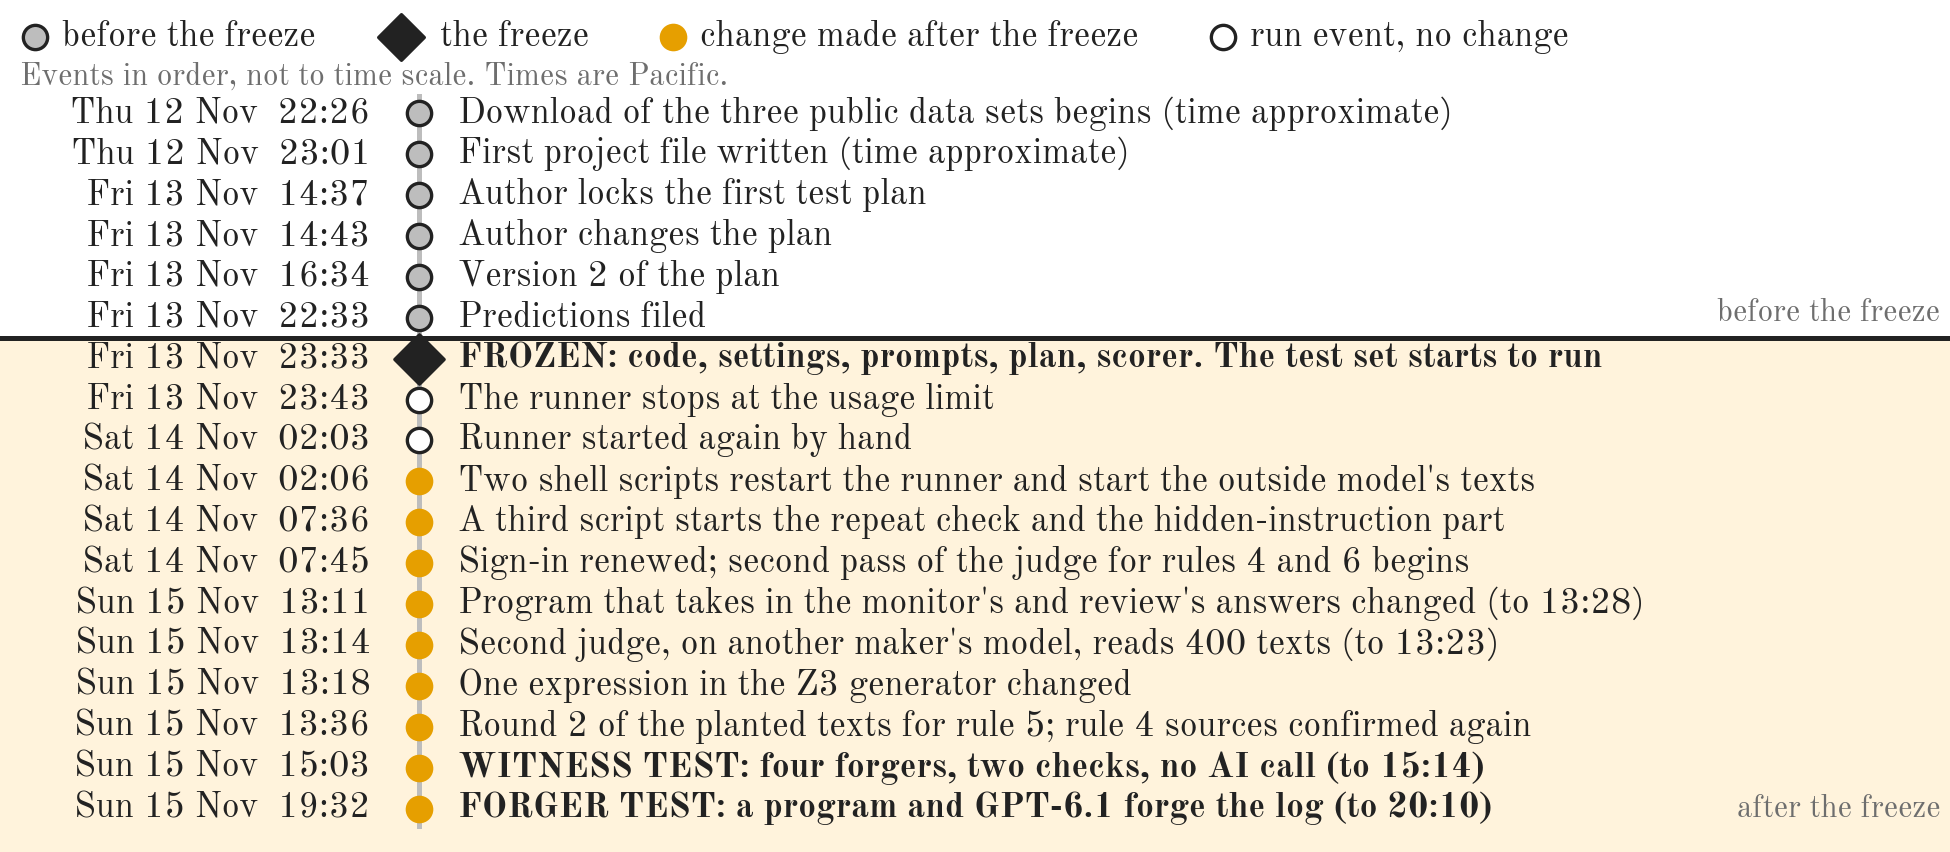

This chart was generated by the following Python code:
"""Figure G1: from the first download of data to the forger test. Events in order (not to time scale).
Every clock time is one written in appendix/H_before_kickoff.md, appendix/G_changes_after_freeze.md
or night/night_notes.md; the script checks that each time string appears in the file named for the
event, and that the events are in time order. Times are Pacific. Events with no written time are
left out (version 3 of the plan "that evening", the kickoff talk, which is given in UTC only).
"""
import os
import re
import sys

import style
from matplotlib.lines import Line2D
import matplotlib.pyplot as plt

style.apply()
RW = os.path.abspath(os.path.join(style.HERE, ".."))
ROOT = os.path.abspath(os.path.join(RW, ".."))
FILES = {"H": os.path.join(RW, "appendix", "H_before_kickoff.md"),
         "G": os.path.join(RW, "appendix", "G_changes_after_freeze.md"),
         "N": os.path.join(ROOT, "night", "night_notes.md")}
TEXT = {k: open(v, encoding="utf-8").read() for k, v in FILES.items()}

BEFORE, FREEZE, CHANGE, RUN = "before", "freeze", "change", "run"
# (day, clock for the label, kind, text, file, substrings that must appear in that file, sort key hh:mm)
EV = [
    ("Thu 12 Nov", "22:26", BEFORE, "Download of the three public data sets begins (time approximate)", "H", ["Thu 12 Nov 2026 at about 22:26"]),
    ("Thu 12 Nov", "23:01", BEFORE, "First project file written (time approximate)", "H", ["about 23:01"]),
    ("Fri 13 Nov", "14:37", BEFORE, "Author locks the first test plan", "H", ["14:37 Pacific"]),
    ("Fri 13 Nov", "14:43", BEFORE, "Author changes the plan", "H", ["changed it at 14:43"]),
    ("Fri 13 Nov", "16:34", BEFORE, "Version 2 of the plan", "H", ["version 2 followed at 16:34"]),
    ("Fri 13 Nov", "22:33", BEFORE, "Predictions filed", "F", ["Fri 13 Nov at 22:33"]),
    ("Fri 13 Nov", "23:33", FREEZE, "FROZEN: code, settings, prompts, plan, scorer. The test set starts to run", "G", ["Fri 13 Nov, 23:33"]),
    ("Fri 13 Nov", "23:43", RUN, "The runner stops at the usage limit", "N", ["Fri 13 Nov 23:43"]),
    ("Sat 14 Nov", "02:03", RUN, "Runner started again by hand", "N", ["Sat 14 Nov 02:03"]),
    ("Sat 14 Nov", "02:06", CHANGE, "Two shell scripts restart the runner and start the outside model's texts", "G", ["Sat 14 Nov 02:06"]),
    ("Sat 14 Nov", "07:36", CHANGE, "A third script starts the repeat check and the hidden-instruction part", "G", ["07:36 to 07:45"]),
    ("Sat 14 Nov", "07:45", CHANGE, "Sign-in renewed; second pass of the judge for rules 4 and 6 begins", "G", ["from 07:45", "renewed at 07:45"]),
    ("Sun 15 Nov", "13:11", CHANGE, "Program that takes in the monitor's and review's answers changed (to 13:28)", "G", ["13:11 to 13:28"]),
    ("Sun 15 Nov", "13:14", CHANGE, "Second judge, on another maker's model, reads 400 texts (to 13:23)", "G", ["Sun 15 Nov 13:14 to 13:23"]),
    ("Sun 15 Nov", "13:18", CHANGE, "One expression in the Z3 generator changed", "G", ["Sun 15 Nov 13:18"]),
    ("Sun 15 Nov", "13:36", CHANGE, "Round 2 of the planted texts for rule 5; rule 4 sources confirmed again", "G", ["from 13:36"]),
    ("Sun 15 Nov", "15:03", CHANGE, "WITNESS TEST: four forgers, two checks, no AI call (to 15:14)", "G", ["15:03 to 15:14"]),
    ("Sun 15 Nov", "19:32", CHANGE, "FORGER TEST: a program and GPT-6.1 forge the log (to 20:10)", "G", ["Sun 15 Nov 19:32 to 20:10"]),
]
TEXT["F"] = open(os.path.join(RW, "appendix", "F_predictions.md"), encoding="utf-8").read()
DAYS = {"Thu 12 Nov": 0, "Fri 13 Nov": 1, "Sat 14 Nov": 2, "Sun 15 Nov": 3}
prev = -1
for day, clock, kind, text, src, subs in EV:
    for s in subs:
        if s not in TEXT[src]:
            sys.exit(f"time not found in {src}: {s!r} for {text!r}")
    h, m = map(int, clock.split(":"))
    t = DAYS[day] * 1440 + h * 60 + m
    if t < prev:
        sys.exit(f"events out of order at {day} {clock}")
    prev = t
if sum(1 for e in EV if e[2] == FREEZE) != 1:
    sys.exit("exactly one freeze expected")
# the freeze is the 23:33 event and every change comes after it
fi = [i for i, e in enumerate(EV) if e[2] == FREEZE][0]
if any(e[2] in (CHANGE, RUN) for e in EV[:fi]) or any(e[2] == BEFORE for e in EV[fi + 1:]):
    sys.exit("kinds not consistent with the freeze")

# neutral colours for time: blue and vermillion mean outcomes in the other figures
COL = {BEFORE: style.LIGHT, FREEZE: style.INK, CHANGE: "#E69F00", RUN: "white"}
fig = plt.figure(figsize=(style.WIDTH_IN, 2.84))
ax = fig.add_axes([0, 0, 1, 1])
ax.set_xlim(0, 1)
ax.set_ylim(0, 1)
ax.axis("off")
n = len(EV)
TOP, ROW = 0.867, 0.048
RAIL = 0.215
xt = 0.19    # right edge of the time labels
ys = [TOP - i * ROW for i in range(n)]
ax.add_line(Line2D([RAIL, RAIL], [ys[0] + 0.02, ys[-1] - 0.02], color=style.LIGHT, lw=1.2, zorder=1))
for (day, clock, kind, text, src, subs), y in zip(EV, ys):
    ax.text(xt, y, f"{day[:3]} {day[4:]}  {clock}", ha="right", va="center", fontsize=style.LABEL, color=style.INK)
    ax.scatter([RAIL], [y], s=34 if kind != FREEZE else 70, marker="o" if kind != FREEZE else "D",
               facecolor=COL[kind], edgecolor=style.INK if kind in (RUN, BEFORE, FREEZE) else COL[kind],
               linewidth=0.8, zorder=3)
    bold = kind == FREEZE or text.startswith(("WITNESS", "FORGER"))
    ax.text(RAIL + 0.02, y, text, ha="left", va="center", fontsize=style.LABEL,
            fontweight="bold" if bold else "normal",
            color=style.INK)
# the freeze: a shaded band from the freeze row down, with a solid line at its top
from matplotlib.patches import Rectangle
yf = ys[fi]
ax.add_patch(Rectangle((0.0, 0.0), 1.0, yf + ROW / 2, facecolor="#FFF3DC", edgecolor="none", zorder=0))
ax.add_line(Line2D([0.0, 1.0], [yf + ROW / 2, yf + ROW / 2], color=style.INK, lw=1.2, zorder=1))
ax.text(0.995, ys[-1], "after the freeze", ha="right", va="center", fontsize=style.NOTE, color=style.GREY)
ax.text(0.995, yf + ROW / 2 + 0.012, "before the freeze", ha="right", va="bottom", fontsize=style.NOTE, color=style.GREY)
# legend row
lx = 0.01
for kind, label in [(BEFORE, "before the freeze"), (FREEZE, "the freeze"),
                    (CHANGE, "change made after the freeze"), (RUN, "run event, no change")]:
    ax.scatter([lx + 0.008], [0.957], s=34 if kind != FREEZE else 60, marker="o" if kind != FREEZE else "D",
               facecolor=COL[kind], edgecolor=style.INK if kind in (RUN, BEFORE, FREEZE) else COL[kind], linewidth=0.8)
    t = ax.text(lx + (0.028 if kind == FREEZE else 0.022), 0.957, label, ha="left", va="center",
                fontsize=style.LABEL)
    lx = t.get_window_extent(fig.canvas.get_renderer()).transformed(ax.transData.inverted()).x1 + 0.035
ax.text(0.01, 0.910, "Events in order, not to time scale. Times are Pacific.", ha="left", va="center",
        fontsize=style.NOTE, color=style.GREY)
style.save(fig, "figG1_timeline")
